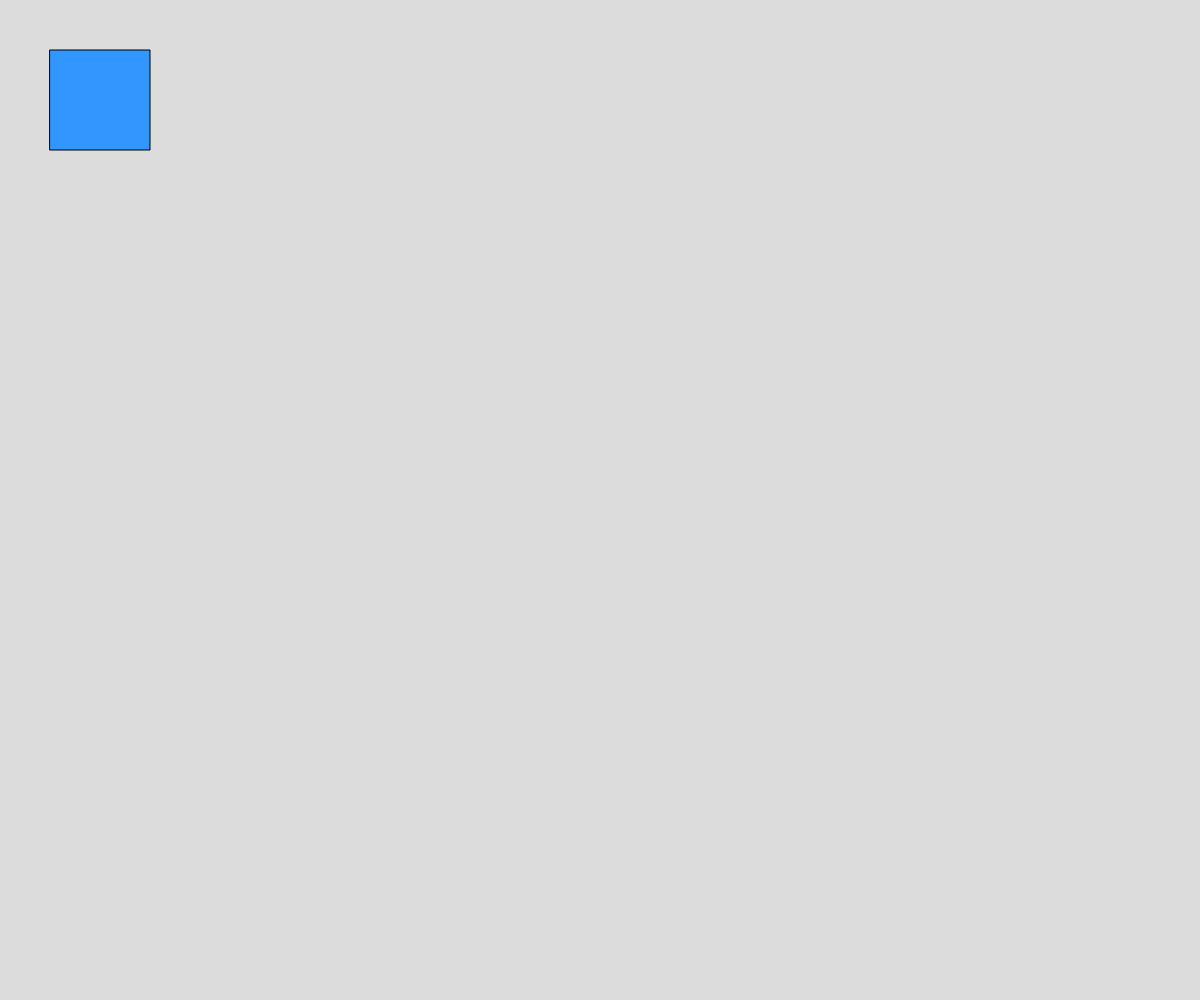
Frame 1 (no input)
Frame 60 (no input): identical to frame 1, image omitted
Frame 120 (the mouse pressed at the canvas centre since frame 60): identical to frame 1, image omitted

The p5.js sketch that drew this single still picture (run headless with seeded random() and noise() and a simulated clock; from frame 60 on, the mouse is pressed at the canvas centre):

// p5.js sketch
// ── sketch.js


let rX = 50; 
let rY = 50;

function setup() {
  createCanvas(windowWidth, windowHeight);
}

function draw() {
  background(220);
  if(keyIsPressed){
    if (key === "s"){
      rY += 10;
    }
    if (key === "w"){
      rY -= 10;
    }

    if(rY>=windowHeight){
      ry=0;
    }
  }
  fill(50,150,255)
  rect(rX, rY, 100, 100)
}

function keyPressed(){
  if(keyCode===40){
    rY += 100;
  }
}
